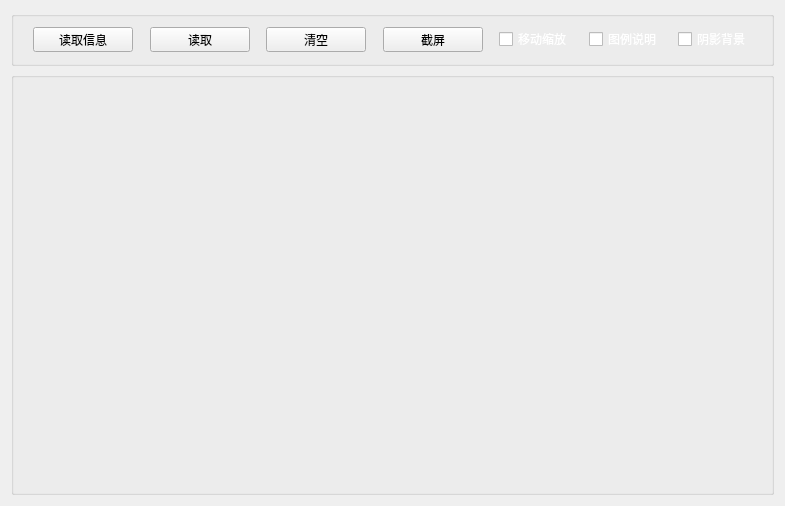
<?xml version="1.0" encoding="UTF-8"?>
<ui version="4.0">
 <class>customPlotTab</class>
 <widget class="QWidget" name="customPlotTab">
  <property name="geometry">
   <rect>
    <x>0</x>
    <y>0</y>
    <width>785</width>
    <height>506</height>
   </rect>
  </property>
  <property name="windowTitle">
   <string>Form</string>
  </property>
  <layout class="QVBoxLayout" name="verticalLayout">
   <item>
    <layout class="QVBoxLayout" name="verticalLayout_16">
     <item>
      <widget class="QGroupBox" name="groupBox_7">
       <property name="minimumSize">
        <size>
         <width>0</width>
         <height>55</height>
        </size>
       </property>
       <property name="maximumSize">
        <size>
         <width>16777215</width>
         <height>55</height>
        </size>
       </property>
       <property name="title">
        <string/>
       </property>
       <layout class="QVBoxLayout" name="verticalLayout_14">
        <item>
         <layout class="QHBoxLayout" name="horizontalLayout_15">
          <item>
           <spacer name="horizontalSpacer_25">
            <property name="orientation">
             <enum>Qt::Horizontal</enum>
            </property>
            <property name="sizeType">
             <enum>QSizePolicy::Expanding</enum>
            </property>
            <property name="sizeHint" stdset="0">
             <size>
              <width>40</width>
              <height>20</height>
             </size>
            </property>
           </spacer>
          </item>
          <item>
           <widget class="QPushButton" name="pushButtonReadMessage">
            <property name="minimumSize">
             <size>
              <width>100</width>
              <height>25</height>
             </size>
            </property>
            <property name="text">
             <string>读取信息</string>
            </property>
           </widget>
          </item>
          <item>
           <spacer name="horizontalSpacer_15">
            <property name="orientation">
             <enum>Qt::Horizontal</enum>
            </property>
            <property name="sizeHint" stdset="0">
             <size>
              <width>40</width>
              <height>20</height>
             </size>
            </property>
           </spacer>
          </item>
          <item>
           <widget class="QPushButton" name="pushButtonReadInfo">
            <property name="minimumSize">
             <size>
              <width>100</width>
              <height>25</height>
             </size>
            </property>
            <property name="text">
             <string>读取</string>
            </property>
           </widget>
          </item>
          <item>
           <spacer name="horizontalSpacer_16">
            <property name="orientation">
             <enum>Qt::Horizontal</enum>
            </property>
            <property name="sizeHint" stdset="0">
             <size>
              <width>40</width>
              <height>20</height>
             </size>
            </property>
           </spacer>
          </item>
          <item>
           <widget class="QPushButton" name="pushButtonClear">
            <property name="minimumSize">
             <size>
              <width>100</width>
              <height>25</height>
             </size>
            </property>
            <property name="text">
             <string>清空</string>
            </property>
           </widget>
          </item>
          <item>
           <spacer name="horizontalSpacer_17">
            <property name="orientation">
             <enum>Qt::Horizontal</enum>
            </property>
            <property name="sizeHint" stdset="0">
             <size>
              <width>40</width>
              <height>20</height>
             </size>
            </property>
           </spacer>
          </item>
          <item>
           <widget class="QPushButton" name="pushButtonScreen">
            <property name="minimumSize">
             <size>
              <width>100</width>
              <height>25</height>
             </size>
            </property>
            <property name="text">
             <string>截屏</string>
            </property>
           </widget>
          </item>
          <item>
           <spacer name="horizontalSpacer_19">
            <property name="orientation">
             <enum>Qt::Horizontal</enum>
            </property>
            <property name="sizeHint" stdset="0">
             <size>
              <width>40</width>
              <height>20</height>
             </size>
            </property>
           </spacer>
          </item>
          <item>
           <widget class="QCheckBox" name="checkBoxMoveChange">
            <property name="styleSheet">
             <string notr="true">color: rgb(255, 255, 255);</string>
            </property>
            <property name="text">
             <string>移动缩放</string>
            </property>
           </widget>
          </item>
          <item>
           <spacer name="horizontalSpacer_18">
            <property name="orientation">
             <enum>Qt::Horizontal</enum>
            </property>
            <property name="sizeHint" stdset="0">
             <size>
              <width>40</width>
              <height>20</height>
             </size>
            </property>
           </spacer>
          </item>
          <item>
           <widget class="QCheckBox" name="checkBoxPicChange">
            <property name="styleSheet">
             <string notr="true">color: rgb(255, 255, 255);</string>
            </property>
            <property name="text">
             <string>图例说明</string>
            </property>
           </widget>
          </item>
          <item>
           <spacer name="horizontalSpacer_20">
            <property name="orientation">
             <enum>Qt::Horizontal</enum>
            </property>
            <property name="sizeHint" stdset="0">
             <size>
              <width>40</width>
              <height>20</height>
             </size>
            </property>
           </spacer>
          </item>
          <item>
           <widget class="QCheckBox" name="checkBoxBackGroundCge">
            <property name="styleSheet">
             <string notr="true">color: rgb(255, 255, 255);</string>
            </property>
            <property name="text">
             <string>阴影背景</string>
            </property>
           </widget>
          </item>
          <item>
           <spacer name="horizontalSpacer_21">
            <property name="orientation">
             <enum>Qt::Horizontal</enum>
            </property>
            <property name="sizeHint" stdset="0">
             <size>
              <width>40</width>
              <height>20</height>
             </size>
            </property>
           </spacer>
          </item>
         </layout>
        </item>
       </layout>
      </widget>
     </item>
     <item>
      <widget class="QGroupBox" name="groupBox_6">
       <property name="styleSheet">
        <string notr="true"/>
       </property>
       <property name="title">
        <string/>
       </property>
       <layout class="QVBoxLayout" name="verticalLayout_17">
        <item>
         <layout class="QVBoxLayout" name="verticalLayout_15">
          <item>
           <layout class="QHBoxLayout" name="horizontalLayout_16">
            <item>
             <widget class="QCustomPlot" name="customPlot" native="true"/>
            </item>
            <item>
             <widget class="QCustomPlot" name="customPlot_2" native="true"/>
            </item>
           </layout>
          </item>
          <item>
           <layout class="QHBoxLayout" name="horizontalLayout_17">
            <item>
             <widget class="QCustomPlot" name="customPlot_3" native="true"/>
            </item>
            <item>
             <widget class="QCustomPlot" name="customPlot_4" native="true"/>
            </item>
           </layout>
          </item>
         </layout>
        </item>
       </layout>
      </widget>
     </item>
    </layout>
   </item>
  </layout>
 </widget>
 <customwidgets>
  <customwidget>
   <class>QCustomPlot</class>
   <extends>QWidget</extends>
   <header>qcustomplot.h</header>
   <container>1</container>
  </customwidget>
 </customwidgets>
 <resources/>
 <connections/>
</ui>
